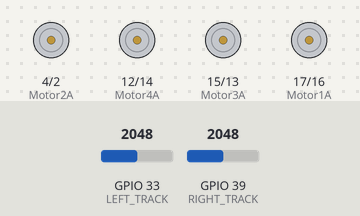
Simulated run of this program. Board: ESP32. Parts: motor-driver pin pairs drawn as motors (green arrow = first pin HIGH = forward, orange = second pin HIGH = backward, longer = more drive). The inputs (shaded band) are chosen by the test bench; at power-on: GPIO 33 (LEFT_TRACK) = 2048, GPIO 39 (RIGHT_TRACK) = 2048.

Above: at 0.9 s.
1.7 s: GPIO 33 (LEFT_TRACK) set to 367
5.2 s: GPIO 33 (LEFT_TRACK) set to 299
At 6.6 s:
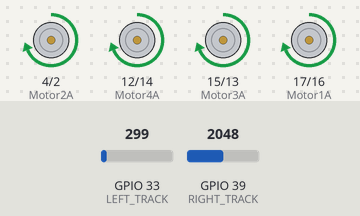
7.1 s: GPIO 39 (RIGHT_TRACK) set to 352
8.6 s: GPIO 39 (RIGHT_TRACK) set to 297
At 9.8 s:
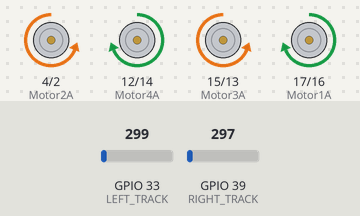
10.1 s: GPIO 33 (LEFT_TRACK) set to 370
At 11.1 s:
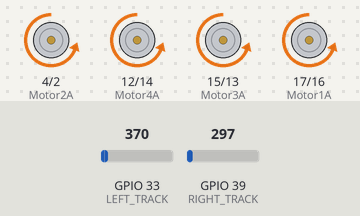
11.6 s: GPIO 39 (RIGHT_TRACK) set to 370
At 12.2 s:
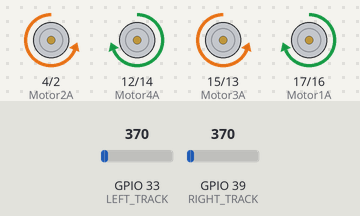
Timing chart, 0 to 16.1 s (numbered marks = the images above; inputs shaded):
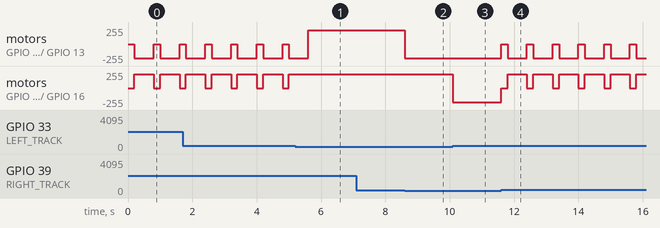

The program:

main.cpp
```cpp
#include <Arduino.h>

#define LEFT_TRACK 33
#define RIGHT_TRACK 39

const byte Motor1A=17;
const byte Motor1B=16;
const byte Motor2A=4;
const byte Motor2B=2;
const byte Motor3A=15;
const byte Motor3B=13;
const byte Motor4A=12;
const byte Motor4B=14;

const byte MR1A=17;
const byte MR1B=16;
const byte MR2A=4;
const byte MR2B=2;
const byte MR3A=15;
const byte MR3B=13;
const byte MR4A=12;
const byte MR4B=14;

void run(int m1, int m2, int m3, int m4)
{
  int max = 230;
  if (m1 > 0)
  {
    analogWrite(Motor1A, min(abs(m1), max));
    analogWrite(Motor1B, 0);
  }
  else
  {
    analogWrite(Motor1A, 0);
    analogWrite(Motor1B, min(abs(m1), max));
  }

  if (m2 < 0)
  {
    analogWrite(Motor2A, min(abs(m2), max));
    analogWrite(Motor2B, 0);
  }
  else
  {
    analogWrite(Motor2A, 0);
    analogWrite(Motor2B, min(abs(m2), max));
  }
  if (m3 < 0)
  {
    analogWrite(Motor3A, min(abs(m3), max));
    analogWrite(Motor3B, 0);
  }
  else
  {
    analogWrite(Motor3A, 0);
    analogWrite(Motor3B, min(abs(m3), max));
  }
  if (m4 > 0)
  {
    analogWrite(Motor4A, min(abs(m4), max));
    analogWrite(Motor4B, 0);
  }
  else
  {
    analogWrite(Motor4A, 0);
    analogWrite(Motor4B, min(abs(m4), max));
  }
}

bool is_left_tracker_on_line()
{
  return (analogRead(LEFT_TRACK) > 330 ? true:false);
}

bool is_right_tracker_on_line()
{
  return (analogRead(RIGHT_TRACK) > 330 ? true:false);
}

void stop()
{
  run(0, 0, 0, 0);
}

int Lx,
    Ly,
    Rx;

void forward(int speed, int time = 0)
{
  run(speed, speed, speed, speed);
  if(time != 0)
  {
    delay(time);
    stop();
  }
}

void backward(int speed, int time = 0)
{
  run(-speed, -speed, -speed, -speed);
  if(time != 0)
  {
    delay(time);
    stop();
  }
}

void right_turn(int speed, int time = 0)
{
  run(speed, -speed, -speed, speed);
  if(time != 0)
  {
    delay(time);
    stop();
  }
}

void left_turn(int speed, int time = 0)
{
  run(-speed, speed, speed, -speed);
  if(time != 0)
  {
    delay(time);
    stop();
  }
}

void rightward(int speed, int time = 0)
{
  run(speed, -speed, speed, -speed);
  if(time != 0)
  {
    delay(time);
    stop();
  }
}

void leftward(int speed, int time = 0)
{
  run(-speed, speed, -speed, speed);
  if(time != 0)
  {
    delay(time);
    stop();
  }
}

void follow(int speed, int pass_time)
{
  while (!(is_left_tracker_on_line() && is_right_tracker_on_line()))
  {
    if (is_left_tracker_on_line())
    {
      left_turn(speed);
    }
    else if (is_right_tracker_on_line())
    {
      right_turn(speed);
    }
    else
    {
      forward(speed);
    }
  }
  stop();
  delay(200);
  forward(speed);
  delay(pass_time);
  stop();
}

void setup() {
  Serial.begin(9600);
  pinMode(Motor1A, OUTPUT);
  pinMode(Motor1B, OUTPUT);
  pinMode(Motor2A, OUTPUT);
  pinMode(Motor2B, OUTPUT);
  pinMode(Motor3A, OUTPUT);
  pinMode(Motor3B, OUTPUT);
  pinMode(Motor4A, OUTPUT);

}

void loop() {
  follow(210, 600);
}
```

Measured:
- the behaviour switches between 331 and 330 on GPIO 33 (LEFT_TRACK) (found by bisection; images 0 and 1)
- the behaviour switches between 331 and 330 on GPIO 39 (RIGHT_TRACK) (found by bisection; images 1 and 2)
- after the input at 5.2 s, motor on GPIO 12 (Motor4A) / GPIO 14 (Motor4B), motor on GPIO 17 (Motor1A) / GPIO 16 (Motor1B): stops changing and stays forward 210/255
- after the input at 7.1 s, every drawn part: stays the same
- after the input at 8.6 s, motor on GPIO 4 (Motor2A) / GPIO 2 (Motor2B), motor on GPIO 15 (Motor3A) / GPIO 13 (Motor3B): forward 210/255 → backward 210/255 at once
- after the input at 10.1 s, motor on GPIO 12 (Motor4A) / GPIO 14 (Motor4B), motor on GPIO 17 (Motor1A) / GPIO 16 (Motor1B): forward 210/255 → backward 210/255 at once
- after the input at 11.6 s, motor on GPIO 4 (Motor2A) / GPIO 2 (Motor2B): alternates backward 210/255 for 0.60 s and stopped for 0.20 s, starting at once; motor on GPIO 12 (Motor4A) / GPIO 14 (Motor4B): alternates forward 210/255 for 0.60 s and stopped for 0.20 s, starting at once
- by itself, motor on GPIO 4 (Motor2A) / GPIO 2 (Motor2B), motor on GPIO 15 (Motor3A) / GPIO 13 (Motor3B): alternates backward 210/255 for 0.60 s and stopped for 0.20 s
- by itself, motor on GPIO 12 (Motor4A) / GPIO 14 (Motor4B), motor on GPIO 17 (Motor1A) / GPIO 16 (Motor1B): alternates forward 210/255 for 0.60 s and stopped for 0.20 s
